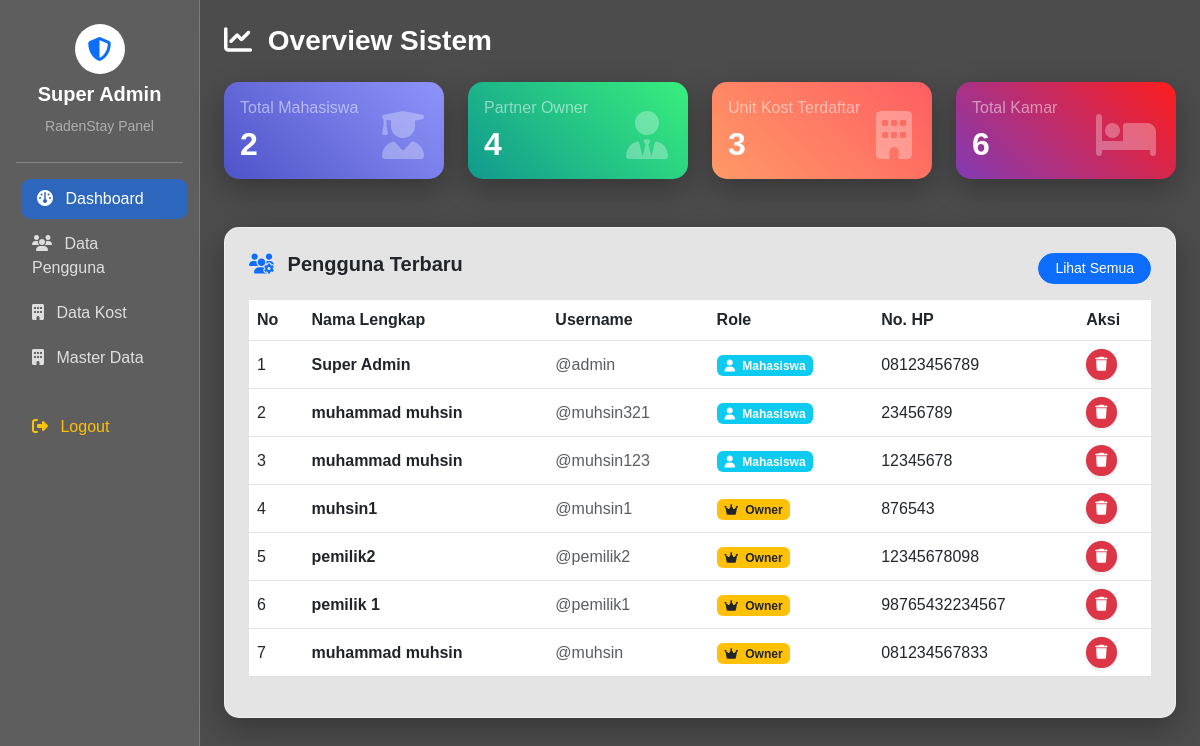
The page /admin/index.php (signed in) on the database as committed earlier.
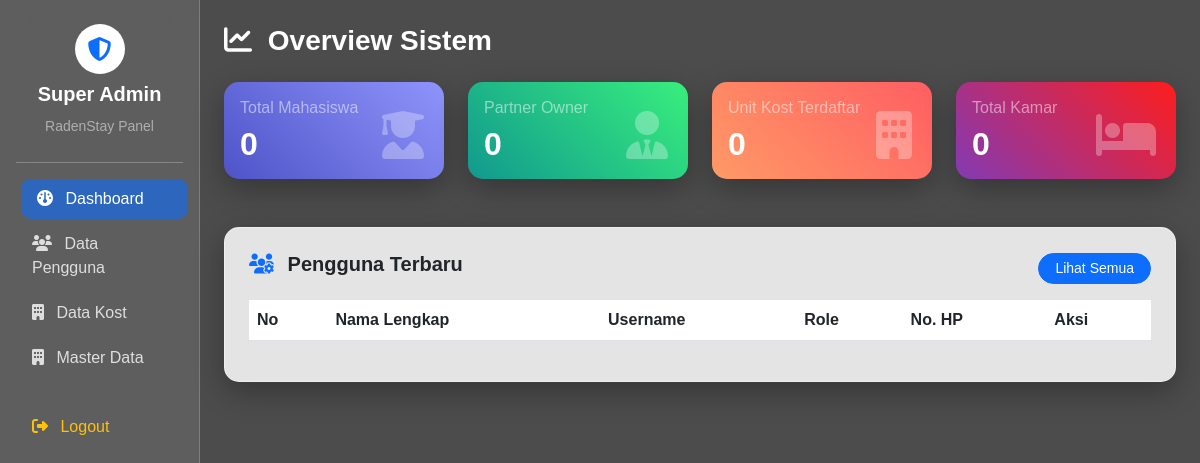
The same page on the database as committed later.
### tables this page shows
CREATE TABLE `users` (
  `id_user` int NOT NULL,
  `username` varchar(50) NOT NULL,
  `password` varchar(255) NOT NULL,
  `nama_lengkap` varchar(100) DEFAULT NULL,
  `role` enum('adminsuper','pemilik','mahasiswa') NOT NULL,
  `no_hp` varchar(20) DEFAULT NULL,
  `foto_profil` int NOT NULL
);

### admin/index.php (the view, shortened to what this page needs)
<?php
include '../koneksi.php';
$jml_mhs   = mysqli_num_rows(mysqli_query($conn, "SELECT id_user FROM users WHERE role='mahasiswa'"));
$jml_owner = mysqli_num_rows(mysqli_query($conn, "SELECT id_user FROM users WHERE role='pemilik'"));
$jml_kost  = mysqli_num_rows(mysqli_query($conn, "SELECT id_kost FROM kost"));
$jml_kamar = mysqli_num_rows(mysqli_query($conn, "SELECT id_kamar FROM kamar"));
$users = mysqli_query($conn, "SELECT * FROM users WHERE role != 'admin' ORDER BY id_user DESC LIMIT 10");
?>
<!DOCTYPE html>
<html lang="id">
<head>
    <link href="https://cdn.jsdelivr.net/npm/bootstrap@5.3.0/dist/css/bootstrap.min.css" rel="stylesheet">
    <link rel="stylesheet" href="https://cdnjs.cloudflare.com/ajax/libs/font-awesome/6.4.0/css/all.min.css">
</head>
<body>
    <div class="container-fluid">
        <div class="row">
            <?php include 'sidebar.php'; ?>
            <div class="col-md-9 col-lg-10 p-4">
                <h3 class="fw-bold text-white mb-4"><i class="fa-solid fa-chart-line me-2"></i> Overview Sistem</h3>
                <div class="row g-4 mb-5">
                    <div class="col-md-3">
                        <div class="card glass-card stat-card bg-grad-1 p-3">
                            <h6 class="text-white-50">Total Mahasiswa</h6>
                            <h2 class="fw-bold mb-0"><?= $jml_mhs ?></h2>
                            <i class="fa-solid fa-user-graduate stat-icon"></i>
                        </div>
                    </div>
                    <div class="col-md-3">
                        <div class="card glass-card stat-card bg-grad-2 p-3">
                            <h6 class="text-white-50">Partner Owner</h6>
                            <h2 class="fw-bold mb-0"><?= $jml_owner ?></h2>
                            <i class="fa-solid fa-user-tie stat-icon"></i>
                        </div>
                    </div>
                    <div class="col-md-3">
                        <div class="card glass-card stat-card bg-grad-3 p-3">
                            <h6 class="text-white-50">Unit Kost Terdaftar</h6>
                            <h2 class="fw-bold mb-0"><?= $jml_kost ?></h2>
                            <i class="fa-solid fa-building stat-icon"></i>
                        </div>
                    </div>
                    <div class="col-md-3">
                        <div class="card glass-card stat-card bg-grad-4 p-3">
                            <h6 class="text-white-50">Total Kamar</h6>
                            <h2 class="fw-bold mb-0"><?= $jml_kamar ?></h2>
                            <i class="fa-solid fa-bed stat-icon"></i>
                        </div>
                    </div>
                </div>
                <div class="card glass-card p-4">
                    <div class="d-flex justify-content-between align-items-center mb-3">
                        <h5 class="fw-bold text-dark"><i class="fa-solid fa-users-gear text-primary me-2"></i> Pengguna Terbaru</h5>
                        <button class="btn btn-primary btn-sm rounded-pill px-3">Lihat Semua</button>
                    </div>
                    <div class="table-responsive">
                        <table class="table table-hover align-middle">
                            <thead>
                                <tr>
                                    <th>No</th>
                                    <th>Nama Lengkap</th>
                                    <th>Username</th>
                                    <th>Role</th>
                                    <th>No. HP</th>
                                    <th>Aksi</th>
                                </tr>
                            </thead>
                            <tbody>
                                <?php $no = 1;
                                while ($u = mysqli_fetch_assoc($users)): ?>
                                    <tr>
                                        <td><?= $no++ ?></td>
                                        <td class="fw-bold"><?= $u['nama_lengkap'] ?></td>
                                        <td><span class="text-muted">@<?= $u['username'] ?></span></td>
                                        <td>
                                            <?php if ($u['role'] == 'pemilik'): ?>
                                                <span class="badge bg-warning text-dark"><i class="fa-solid fa-crown me-1"></i> Owner</span>
                                            <?php else: ?>
                                                <span class="badge bg-info"><i class="fa-solid fa-user me-1"></i> Mahasiswa</span>
                                            <?php endif; ?>
                                        </td>
                                        <td><?= $u['no_hp'] ?></td>
                                        <td>
                                            <a href="index.php?hapus_user=<?= $u['id_user'] ?>" class="btn btn-danger btn-sm rounded-circle shadow-sm" title="Hapus User" onclick="return confirm('Yakin ingin menghapus user ini? Data kost/kamar mereka mungkin akan error jika tidak ditangani.')">
                                                <i class="fa-solid fa-trash"></i>
                                            </a>
                                        </td>
                                    </tr>
                                <?php endwhile; ?>
                            </tbody>
                        </table>
                    </div>
                </div>
            </div>
        </div>
    </div>
</body>
</html>

### admin/sidebar.php (shortened to what this page needs)
<?php
$page = basename($_SERVER['PHP_SELF']);
?>
<div class="col-md-3 col-lg-2 d-none d-md-block sidebar p-3">
    <div class="text-center mb-4 mt-2">
        <div class="bg-white text-primary rounded-circle d-inline-flex align-items-center justify-content-center mb-2" style="width:50px;height:50px;">
            <i class="fa-solid fa-shield-halved fa-xl"></i>
        </div>
        <h5 class="fw-bold">Super Admin</h5>
        <small class="text-white-50">RadenStay Panel</small>
    </div>
    <hr class="text-white">
    <ul class="nav flex-column">
        <li class="nav-item">
            <a class="nav-link <?= ($page == 'index.php') ? 'active' : '' ?>" href="index.php">
                <i class="fa-solid fa-gauge me-2"></i> Dashboard
            </a>
        </li>
        <li class="nav-item">
            <a class="nav-link <?= ($page == 'data_pengguna.php') ? 'active' : '' ?>" href="data_pengguna.php">
                <i class="fa-solid fa-users me-2"></i> Data Pengguna
            </a>
        </li>
        <li class="nav-item">
            <a class="nav-link <?= ($page == 'data_kost.php') ? 'active' : '' ?>" href="data_kost.php">
                <i class="fa-solid fa-building me-2"></i> Data Kost
            </a>
        </li>
        <li class="nav-item">
            <a class="nav-link <?= ($page == 'master_data.php') ? 'active' : '' ?>" href="master_data.php">
                <i class="fa-solid fa-building me-2"></i> Master Data
            </a>
        </li>
        <li class="nav-item mt-4">
            <a class="nav-link text-warning" href="../logout.php">
                <i class="fa-solid fa-right-from-bracket me-2"></i> Logout
            </a>
        </li>
    </ul>
</div>

### admin/index.php (style rules this page uses)
body { background-image: url('../assets/img/logo/bg-hero-wide.webp'); background-size: cover; background-position: center; background-attachment: fixed; min-height: 100vh; font-family: 'Poppins', sans-serif; }
body::before { content: ""; position: absolute; top: 0; left: 0; right: 0; bottom: 0; background: rgba(0, 0, 0, 0.7); z-index: -1; position: fixed; }
.glass-card { background: rgba(255, 255, 255, 0.85); backdrop-filter: blur(20px); border-radius: 15px; border: 1px solid rgba(255, 255, 255, 0.4); box-shadow: 0 10px 30px rgba(0, 0, 0, 0.3); transition: transform 0.3s; }
.stat-card { color: white; border: none; overflow: hidden; position: relative; }
.bg-grad-1 { background: linear-gradient(45deg, #4e54c8, #8f94fb); }
.bg-grad-2 { background: linear-gradient(45deg, #11998e, #38ef7d); }
.bg-grad-3 { background: linear-gradient(45deg, #ff9966, #ff5e62); }
.bg-grad-4 { background: linear-gradient(45deg, #833ab4, #fd1d1d); }
.stat-icon { position: absolute; right: 20px; bottom: 20px; font-size: 3rem; opacity: 0.3; }

### admin/sidebar.php (style rules this page uses)
.sidebar { background: rgba(255, 255, 255, 0.1); backdrop-filter: blur(15px); border-right: 1px solid rgba(255, 255, 255, 0.2); min-height: 100vh; color: white; }
.nav-link { color: rgba(255, 255, 255, 0.8); margin-bottom: 5px; border-radius: 10px; transition: all 0.3s; }
.nav-link:hover, .nav-link.active { background: rgba(13, 110, 253, 0.6); color: white; transform: translateX(5px); }

Rows that differ between the two databases and show on the page:
removed users: nama_lengkap "Super Admin", username "admin", role "adminsuper" (drawn), no_hp "08123456789"
removed users: nama_lengkap "muhammad muhsin", username "muhsin321", role "mahasiswa" (drawn), no_hp "23456789"
removed users: nama_lengkap "muhammad muhsin", username "muhsin123", role "mahasiswa" (drawn), no_hp "12345678"
removed users: nama_lengkap "muhsin1", username "muhsin1", role "pemilik" (drawn), no_hp "876543"
removed users: nama_lengkap "pemilik2", username "pemilik2", role "pemilik" (drawn), no_hp "12345678098"
removed users: nama_lengkap "pemilik 1", username "pemilik1", role "pemilik" (drawn), no_hp "98765432234567"
removed users: nama_lengkap "muhammad muhsin", username "muhsin", role "pemilik" (drawn), no_hp "081234567833"
Other text that changed with them:
$jml_mhs: "2" → "0"
$jml_owner: "4" → "0"
$jml_kost: "3" → "0"
$jml_kamar: "6" → "0"
